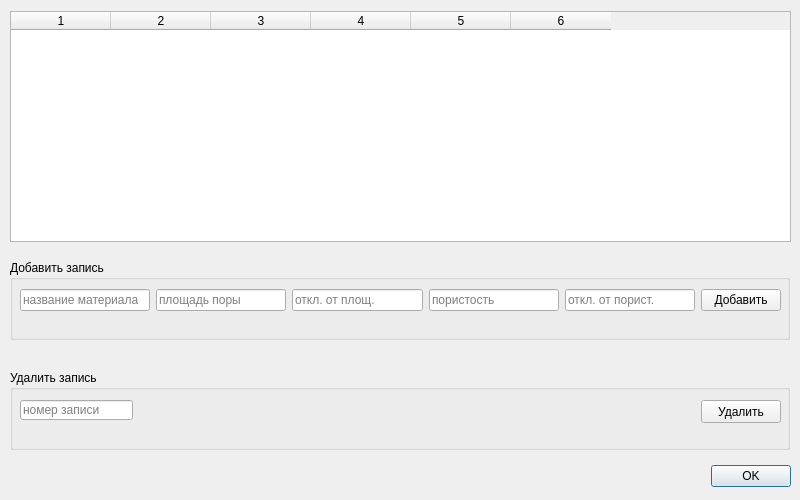
<?xml version="1.0" encoding="UTF-8"?>
<ui version="4.0">
 <class>Dialog</class>
 <widget class="QDialog" name="Dialog">
  <property name="geometry">
   <rect>
    <x>0</x>
    <y>0</y>
    <width>800</width>
    <height>500</height>
   </rect>
  </property>
  <property name="windowTitle">
   <string>Dialog</string>
  </property>
  <widget class="QDialogButtonBox" name="buttonBox">
   <property name="enabled">
    <bool>true</bool>
   </property>
   <property name="geometry">
    <rect>
     <x>450</x>
     <y>460</y>
     <width>341</width>
     <height>32</height>
    </rect>
   </property>
   <property name="orientation">
    <enum>Qt::Horizontal</enum>
   </property>
   <property name="standardButtons">
    <set>QDialogButtonBox::Ok</set>
   </property>
  </widget>
  <widget class="QGroupBox" name="groupBox_2">
   <property name="geometry">
    <rect>
     <x>10</x>
     <y>370</y>
     <width>780</width>
     <height>80</height>
    </rect>
   </property>
   <property name="title">
    <string>Удалить запись</string>
   </property>
   <widget class="QLineEdit" name="DeleteMaterialID">
    <property name="geometry">
     <rect>
      <x>10</x>
      <y>30</y>
      <width>113</width>
      <height>20</height>
     </rect>
    </property>
    <property name="text">
     <string/>
    </property>
    <property name="placeholderText">
     <string>номер записи</string>
    </property>
   </widget>
   <widget class="QPushButton" name="DeleteMaterialBtn">
    <property name="geometry">
     <rect>
      <x>691</x>
      <y>30</y>
      <width>80</width>
      <height>23</height>
     </rect>
    </property>
    <property name="text">
     <string>Удалить</string>
    </property>
   </widget>
  </widget>
  <widget class="QGroupBox" name="groupBox">
   <property name="geometry">
    <rect>
     <x>10</x>
     <y>260</y>
     <width>780</width>
     <height>80</height>
    </rect>
   </property>
   <property name="title">
    <string>Добавить запись</string>
   </property>
   <widget class="QWidget" name="horizontalLayoutWidget">
    <property name="geometry">
     <rect>
      <x>0</x>
      <y>0</y>
      <width>781</width>
      <height>81</height>
     </rect>
    </property>
    <layout class="QHBoxLayout" name="horizontalLayout">
     <property name="leftMargin">
      <number>10</number>
     </property>
     <property name="topMargin">
      <number>0</number>
     </property>
     <property name="rightMargin">
      <number>10</number>
     </property>
     <property name="bottomMargin">
      <number>0</number>
     </property>
     <item>
      <widget class="QLineEdit" name="AddMaterialName">
       <property name="text">
        <string/>
       </property>
       <property name="placeholderText">
        <string>название материала</string>
       </property>
      </widget>
     </item>
     <item>
      <widget class="QLineEdit" name="AddMaterialSquare">
       <property name="placeholderText">
        <string>площадь поры</string>
       </property>
      </widget>
     </item>
     <item>
      <widget class="QLineEdit" name="AddMaterialSquareDeviation">
       <property name="placeholderText">
        <string>откл. от площ.</string>
       </property>
      </widget>
     </item>
     <item>
      <widget class="QLineEdit" name="AddMaterialPorosity">
       <property name="placeholderText">
        <string>пористость</string>
       </property>
      </widget>
     </item>
     <item>
      <widget class="QLineEdit" name="AddMaterialPorosityDeviation">
       <property name="placeholderText">
        <string>откл. от порист.</string>
       </property>
      </widget>
     </item>
     <item>
      <widget class="QPushButton" name="AddMaterialBtn">
       <property name="sizePolicy">
        <sizepolicy hsizetype="Fixed" vsizetype="Fixed">
         <horstretch>0</horstretch>
         <verstretch>0</verstretch>
        </sizepolicy>
       </property>
       <property name="minimumSize">
        <size>
         <width>80</width>
         <height>0</height>
        </size>
       </property>
       <property name="text">
        <string>Добавить</string>
       </property>
      </widget>
     </item>
    </layout>
   </widget>
  </widget>
  <widget class="QTableWidget" name="MaterialsTableview">
   <property name="geometry">
    <rect>
     <x>10</x>
     <y>11</y>
     <width>781</width>
     <height>231</height>
    </rect>
   </property>
   <property name="sizePolicy">
    <sizepolicy hsizetype="Preferred" vsizetype="Preferred">
     <horstretch>0</horstretch>
     <verstretch>0</verstretch>
    </sizepolicy>
   </property>
   <property name="sortingEnabled">
    <bool>true</bool>
   </property>
   <property name="wordWrap">
    <bool>false</bool>
   </property>
   <property name="columnCount">
    <number>6</number>
   </property>
   <attribute name="horizontalHeaderVisible">
    <bool>true</bool>
   </attribute>
   <attribute name="horizontalHeaderCascadingSectionResizes">
    <bool>false</bool>
   </attribute>
   <attribute name="verticalHeaderVisible">
    <bool>false</bool>
   </attribute>
   <column/>
   <column/>
   <column/>
   <column/>
   <column/>
   <column/>
  </widget>
 </widget>
 <resources/>
 <connections>
  <connection>
   <sender>buttonBox</sender>
   <signal>accepted()</signal>
   <receiver>Dialog</receiver>
   <slot>accept()</slot>
   <hints>
    <hint type="sourcelabel">
     <x>248</x>
     <y>254</y>
    </hint>
    <hint type="destinationlabel">
     <x>157</x>
     <y>274</y>
    </hint>
   </hints>
  </connection>
  <connection>
   <sender>buttonBox</sender>
   <signal>rejected()</signal>
   <receiver>Dialog</receiver>
   <slot>reject()</slot>
   <hints>
    <hint type="sourcelabel">
     <x>316</x>
     <y>260</y>
    </hint>
    <hint type="destinationlabel">
     <x>286</x>
     <y>274</y>
    </hint>
   </hints>
  </connection>
 </connections>
</ui>
